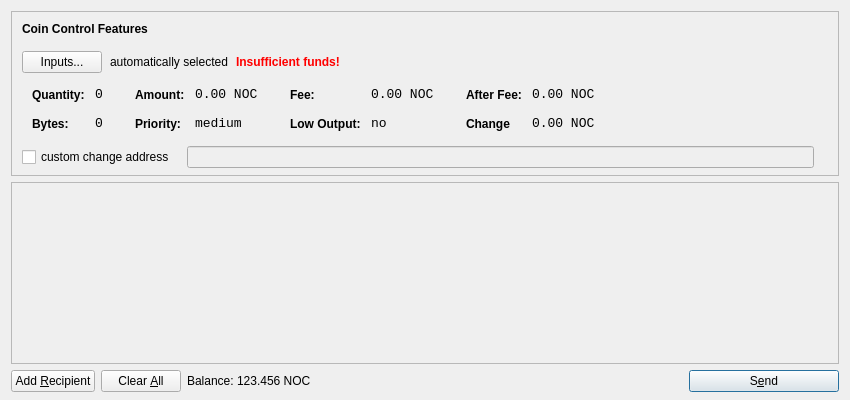
<?xml version="1.0" encoding="UTF-8"?>
<ui version="4.0">
 <class>SendCoinsDialog</class>
 <widget class="QDialog" name="SendCoinsDialog">
  <property name="geometry">
   <rect>
    <x>0</x>
    <y>0</y>
    <width>850</width>
    <height>400</height>
   </rect>
  </property>
  <property name="windowTitle">
   <string>Send Coins</string>
  </property>
  <layout class="QVBoxLayout" name="verticalLayout" stretch="0,1,0">
   <property name="bottomMargin">
    <number>8</number>
   </property>
   <item>
    <widget class="QFrame" name="frameCoinControl">
     <property name="sizePolicy">
      <sizepolicy hsizetype="Expanding" vsizetype="Expanding">
       <horstretch>0</horstretch>
       <verstretch>0</verstretch>
      </sizepolicy>
     </property>
     <property name="maximumSize">
      <size>
       <width>16777215</width>
       <height>16777215</height>
      </size>
     </property>
     <property name="frameShape">
      <enum>QFrame::StyledPanel</enum>
     </property>
     <property name="frameShadow">
      <enum>QFrame::Sunken</enum>
     </property>
     <layout class="QVBoxLayout" name="verticalLayoutCoinControl2">
      <property name="spacing">
       <number>-1</number>
      </property>
      <property name="leftMargin">
       <number>0</number>
      </property>
      <property name="topMargin">
       <number>0</number>
      </property>
      <property name="rightMargin">
       <number>0</number>
      </property>
      <property name="bottomMargin">
       <number>6</number>
      </property>
      <item>
       <layout class="QVBoxLayout" name="verticalLayoutCoinControl" stretch="0,0,0,0,1">
        <property name="spacing">
         <number>0</number>
        </property>
        <property name="leftMargin">
         <number>10</number>
        </property>
        <property name="topMargin">
         <number>10</number>
        </property>
        <item>
         <layout class="QHBoxLayout" name="horizontalLayoutCoinControl1">
          <property name="bottomMargin">
           <number>15</number>
          </property>
          <item>
           <widget class="QLabel" name="labelCoinControlFeatures">
            <property name="sizePolicy">
             <sizepolicy hsizetype="Preferred" vsizetype="Maximum">
              <horstretch>0</horstretch>
              <verstretch>0</verstretch>
             </sizepolicy>
            </property>
            <property name="font">
             <font>
              <weight>75</weight>
              <bold>true</bold>
             </font>
            </property>
            <property name="styleSheet">
             <string notr="true">font-weight:bold;</string>
            </property>
            <property name="text">
             <string>Coin Control Features</string>
            </property>
           </widget>
          </item>
         </layout>
        </item>
        <item>
         <layout class="QHBoxLayout" name="horizontalLayoutCoinControl2" stretch="0,0,0,0">
          <property name="spacing">
           <number>8</number>
          </property>
          <property name="bottomMargin">
           <number>10</number>
          </property>
          <item>
           <widget class="QPushButton" name="pushButtonCoinControl">
            <property name="styleSheet">
             <string notr="true"/>
            </property>
            <property name="text">
             <string>Inputs...</string>
            </property>
           </widget>
          </item>
          <item>
           <widget class="QLabel" name="labelCoinControlAutomaticallySelected">
            <property name="text">
             <string>automatically selected</string>
            </property>
            <property name="margin">
             <number>5</number>
            </property>
           </widget>
          </item>
          <item>
           <widget class="QLabel" name="labelCoinControlInsuffFunds">
            <property name="font">
             <font>
              <weight>75</weight>
              <bold>true</bold>
             </font>
            </property>
            <property name="styleSheet">
             <string notr="true">color:red;font-weight:bold;</string>
            </property>
            <property name="text">
             <string>Insufficient funds!</string>
            </property>
            <property name="margin">
             <number>5</number>
            </property>
           </widget>
          </item>
          <item>
           <spacer name="horizontalSpacerCoinControl">
            <property name="orientation">
             <enum>Qt::Horizontal</enum>
            </property>
            <property name="sizeHint" stdset="0">
             <size>
              <width>40</width>
              <height>1</height>
             </size>
            </property>
           </spacer>
          </item>
         </layout>
        </item>
        <item>
         <widget class="QWidget" name="widgetCoinControl" native="true">
          <property name="sizePolicy">
           <sizepolicy hsizetype="Preferred" vsizetype="Preferred">
            <horstretch>0</horstretch>
            <verstretch>0</verstretch>
           </sizepolicy>
          </property>
          <property name="minimumSize">
           <size>
            <width>0</width>
            <height>0</height>
           </size>
          </property>
          <property name="styleSheet">
           <string notr="true"/>
          </property>
          <layout class="QHBoxLayout" name="horizontalLayoutCoinControl5">
           <property name="margin">
            <number>0</number>
           </property>
           <item>
            <layout class="QHBoxLayout" name="horizontalLayoutCoinControl3" stretch="0,0,0,1">
             <property name="spacing">
              <number>20</number>
             </property>
             <property name="topMargin">
              <number>0</number>
             </property>
             <property name="bottomMargin">
              <number>10</number>
             </property>
             <item>
              <layout class="QFormLayout" name="formLayoutCoinControl1">
               <property name="horizontalSpacing">
                <number>10</number>
               </property>
               <property name="verticalSpacing">
                <number>14</number>
               </property>
               <property name="leftMargin">
                <number>10</number>
               </property>
               <property name="topMargin">
                <number>4</number>
               </property>
               <property name="rightMargin">
                <number>6</number>
               </property>
               <item row="0" column="0">
                <widget class="QLabel" name="labelCoinControlQuantityText">
                 <property name="styleSheet">
                  <string notr="true">font-weight:bold;</string>
                 </property>
                 <property name="text">
                  <string>Quantity:</string>
                 </property>
                 <property name="margin">
                  <number>0</number>
                 </property>
                </widget>
               </item>
               <item row="0" column="1">
                <widget class="QLabel" name="labelCoinControlQuantity">
                 <property name="font">
                  <font>
                   <family>Monospace</family>
                   <pointsize>10</pointsize>
                  </font>
                 </property>
                 <property name="cursor">
                  <cursorShape>IBeamCursor</cursorShape>
                 </property>
                 <property name="contextMenuPolicy">
                  <enum>Qt::ActionsContextMenu</enum>
                 </property>
                 <property name="text">
                  <string>0</string>
                 </property>
                 <property name="margin">
                  <number>0</number>
                 </property>
                 <property name="textInteractionFlags">
                  <set>Qt::LinksAccessibleByMouse|Qt::TextSelectableByKeyboard|Qt::TextSelectableByMouse</set>
                 </property>
                </widget>
               </item>
               <item row="1" column="0">
                <widget class="QLabel" name="labelCoinControlBytesText">
                 <property name="styleSheet">
                  <string notr="true">font-weight:bold;</string>
                 </property>
                 <property name="text">
                  <string>Bytes:</string>
                 </property>
                </widget>
               </item>
               <item row="1" column="1">
                <widget class="QLabel" name="labelCoinControlBytes">
                 <property name="font">
                  <font>
                   <family>Monospace</family>
                   <pointsize>10</pointsize>
                  </font>
                 </property>
                 <property name="cursor">
                  <cursorShape>IBeamCursor</cursorShape>
                 </property>
                 <property name="contextMenuPolicy">
                  <enum>Qt::ActionsContextMenu</enum>
                 </property>
                 <property name="text">
                  <string>0</string>
                 </property>
                 <property name="textInteractionFlags">
                  <set>Qt::LinksAccessibleByMouse|Qt::TextSelectableByKeyboard|Qt::TextSelectableByMouse</set>
                 </property>
                </widget>
               </item>
              </layout>
             </item>
             <item>
              <layout class="QFormLayout" name="formLayoutCoinControl2">
               <property name="horizontalSpacing">
                <number>10</number>
               </property>
               <property name="verticalSpacing">
                <number>14</number>
               </property>
               <property name="leftMargin">
                <number>6</number>
               </property>
               <property name="topMargin">
                <number>4</number>
               </property>
               <property name="rightMargin">
                <number>6</number>
               </property>
               <item row="0" column="0">
                <widget class="QLabel" name="labelCoinControlAmountText">
                 <property name="styleSheet">
                  <string notr="true">font-weight:bold;</string>
                 </property>
                 <property name="text">
                  <string>Amount:</string>
                 </property>
                 <property name="margin">
                  <number>0</number>
                 </property>
                </widget>
               </item>
               <item row="0" column="1">
                <widget class="QLabel" name="labelCoinControlAmount">
                 <property name="font">
                  <font>
                   <family>Monospace</family>
                   <pointsize>10</pointsize>
                  </font>
                 </property>
                 <property name="cursor">
                  <cursorShape>IBeamCursor</cursorShape>
                 </property>
                 <property name="contextMenuPolicy">
                  <enum>Qt::ActionsContextMenu</enum>
                 </property>
                 <property name="text">
                  <string>0.00 NOC</string>
                 </property>
                 <property name="textInteractionFlags">
                  <set>Qt::LinksAccessibleByMouse|Qt::TextSelectableByKeyboard|Qt::TextSelectableByMouse</set>
                 </property>
                </widget>
               </item>
               <item row="1" column="0">
                <widget class="QLabel" name="labelCoinControlPriorityText">
                 <property name="styleSheet">
                  <string notr="true">font-weight:bold;</string>
                 </property>
                 <property name="text">
                  <string>Priority:</string>
                 </property>
                </widget>
               </item>
               <item row="1" column="1">
                <widget class="QLabel" name="labelCoinControlPriority">
                 <property name="font">
                  <font>
                   <family>Monospace</family>
                   <pointsize>10</pointsize>
                  </font>
                 </property>
                 <property name="cursor">
                  <cursorShape>IBeamCursor</cursorShape>
                 </property>
                 <property name="contextMenuPolicy">
                  <enum>Qt::ActionsContextMenu</enum>
                 </property>
                 <property name="text">
                  <string>medium</string>
                 </property>
                 <property name="textInteractionFlags">
                  <set>Qt::LinksAccessibleByMouse|Qt::TextSelectableByKeyboard|Qt::TextSelectableByMouse</set>
                 </property>
                </widget>
               </item>
              </layout>
             </item>
             <item>
              <layout class="QFormLayout" name="formLayoutCoinControl3">
               <property name="horizontalSpacing">
                <number>10</number>
               </property>
               <property name="verticalSpacing">
                <number>14</number>
               </property>
               <property name="leftMargin">
                <number>6</number>
               </property>
               <property name="topMargin">
                <number>4</number>
               </property>
               <property name="rightMargin">
                <number>6</number>
               </property>
               <item row="0" column="0">
                <widget class="QLabel" name="labelCoinControlFeeText">
                 <property name="styleSheet">
                  <string notr="true">font-weight:bold;</string>
                 </property>
                 <property name="text">
                  <string>Fee:</string>
                 </property>
                 <property name="margin">
                  <number>0</number>
                 </property>
                </widget>
               </item>
               <item row="0" column="1">
                <widget class="QLabel" name="labelCoinControlFee">
                 <property name="font">
                  <font>
                   <family>Monospace</family>
                   <pointsize>10</pointsize>
                  </font>
                 </property>
                 <property name="cursor">
                  <cursorShape>IBeamCursor</cursorShape>
                 </property>
                 <property name="contextMenuPolicy">
                  <enum>Qt::ActionsContextMenu</enum>
                 </property>
                 <property name="text">
                  <string>0.00 NOC</string>
                 </property>
                 <property name="textInteractionFlags">
                  <set>Qt::LinksAccessibleByMouse|Qt::TextSelectableByKeyboard|Qt::TextSelectableByMouse</set>
                 </property>
                </widget>
               </item>
               <item row="1" column="0">
                <widget class="QLabel" name="labelCoinControlLowOutputText">
                 <property name="styleSheet">
                  <string notr="true">font-weight:bold;</string>
                 </property>
                 <property name="text">
                  <string>Low Output:</string>
                 </property>
                </widget>
               </item>
               <item row="1" column="1">
                <widget class="QLabel" name="labelCoinControlLowOutput">
                 <property name="font">
                  <font>
                   <family>Monospace</family>
                   <pointsize>10</pointsize>
                  </font>
                 </property>
                 <property name="cursor">
                  <cursorShape>IBeamCursor</cursorShape>
                 </property>
                 <property name="contextMenuPolicy">
                  <enum>Qt::ActionsContextMenu</enum>
                 </property>
                 <property name="text">
                  <string>no</string>
                 </property>
                 <property name="textInteractionFlags">
                  <set>Qt::LinksAccessibleByMouse|Qt::TextSelectableByKeyboard|Qt::TextSelectableByMouse</set>
                 </property>
                </widget>
               </item>
              </layout>
             </item>
             <item>
              <layout class="QFormLayout" name="formLayoutCoinControl4">
               <property name="horizontalSpacing">
                <number>10</number>
               </property>
               <property name="verticalSpacing">
                <number>14</number>
               </property>
               <property name="leftMargin">
                <number>6</number>
               </property>
               <property name="topMargin">
                <number>4</number>
               </property>
               <property name="rightMargin">
                <number>6</number>
               </property>
               <item row="0" column="0">
                <widget class="QLabel" name="labelCoinControlAfterFeeText">
                 <property name="styleSheet">
                  <string notr="true">font-weight:bold;</string>
                 </property>
                 <property name="text">
                  <string>After Fee:</string>
                 </property>
                 <property name="margin">
                  <number>0</number>
                 </property>
                </widget>
               </item>
               <item row="0" column="1">
                <widget class="QLabel" name="labelCoinControlAfterFee">
                 <property name="font">
                  <font>
                   <family>Monospace</family>
                   <pointsize>10</pointsize>
                  </font>
                 </property>
                 <property name="cursor">
                  <cursorShape>IBeamCursor</cursorShape>
                 </property>
                 <property name="contextMenuPolicy">
                  <enum>Qt::ActionsContextMenu</enum>
                 </property>
                 <property name="text">
                  <string>0.00 NOC</string>
                 </property>
                 <property name="textInteractionFlags">
                  <set>Qt::LinksAccessibleByMouse|Qt::TextSelectableByKeyboard|Qt::TextSelectableByMouse</set>
                 </property>
                </widget>
               </item>
               <item row="1" column="0">
                <widget class="QLabel" name="labelCoinControlChangeText">
                 <property name="styleSheet">
                  <string notr="true">font-weight:bold;</string>
                 </property>
                 <property name="text">
                  <string>Change</string>
                 </property>
                </widget>
               </item>
               <item row="1" column="1">
                <widget class="QLabel" name="labelCoinControlChange">
                 <property name="font">
                  <font>
                   <family>Monospace</family>
                   <pointsize>10</pointsize>
                  </font>
                 </property>
                 <property name="cursor">
                  <cursorShape>IBeamCursor</cursorShape>
                 </property>
                 <property name="contextMenuPolicy">
                  <enum>Qt::ActionsContextMenu</enum>
                 </property>
                 <property name="text">
                  <string>0.00 NOC</string>
                 </property>
                 <property name="textInteractionFlags">
                  <set>Qt::LinksAccessibleByMouse|Qt::TextSelectableByKeyboard|Qt::TextSelectableByMouse</set>
                 </property>
                </widget>
               </item>
              </layout>
             </item>
            </layout>
           </item>
          </layout>
         </widget>
        </item>
        <item>
         <layout class="QHBoxLayout" name="horizontalLayoutCoinControl4" stretch="0,0,0">
          <property name="spacing">
           <number>12</number>
          </property>
          <property name="sizeConstraint">
           <enum>QLayout::SetDefaultConstraint</enum>
          </property>
          <property name="topMargin">
           <number>5</number>
          </property>
          <property name="rightMargin">
           <number>5</number>
          </property>
          <item>
           <widget class="QCheckBox" name="checkBoxCoinControlChange">
            <property name="text">
             <string>custom change address</string>
            </property>
           </widget>
          </item>
          <item>
           <widget class="QLineEdit" name="lineEditCoinControlChange">
            <property name="enabled">
             <bool>false</bool>
            </property>
            <property name="sizePolicy">
             <sizepolicy hsizetype="Expanding" vsizetype="Fixed">
              <horstretch>0</horstretch>
              <verstretch>0</verstretch>
             </sizepolicy>
            </property>
           </widget>
          </item>
          <item>
           <widget class="QLabel" name="labelCoinControlChangeLabel">
            <property name="sizePolicy">
             <sizepolicy hsizetype="Preferred" vsizetype="Expanding">
              <horstretch>0</horstretch>
              <verstretch>0</verstretch>
             </sizepolicy>
            </property>
            <property name="minimumSize">
             <size>
              <width>0</width>
              <height>0</height>
             </size>
            </property>
            <property name="text">
             <string/>
            </property>
            <property name="margin">
             <number>3</number>
            </property>
           </widget>
          </item>
         </layout>
        </item>
        <item>
         <spacer name="verticalSpacerCoinControl">
          <property name="orientation">
           <enum>Qt::Vertical</enum>
          </property>
          <property name="sizeHint" stdset="0">
           <size>
            <width>800</width>
            <height>1</height>
           </size>
          </property>
         </spacer>
        </item>
       </layout>
      </item>
     </layout>
    </widget>
   </item>
   <item>
    <widget class="QScrollArea" name="scrollArea">
     <property name="widgetResizable">
      <bool>true</bool>
     </property>
     <widget class="QWidget" name="scrollAreaWidgetContents">
      <property name="geometry">
       <rect>
        <x>0</x>
        <y>0</y>
        <width>830</width>
        <height>165</height>
       </rect>
      </property>
      <layout class="QVBoxLayout" name="verticalLayout_2">
       <property name="margin">
        <number>0</number>
       </property>
       <item>
        <layout class="QVBoxLayout" name="entries">
         <property name="spacing">
          <number>6</number>
         </property>
        </layout>
       </item>
       <item>
        <spacer name="verticalSpacer">
         <property name="orientation">
          <enum>Qt::Vertical</enum>
         </property>
         <property name="sizeHint" stdset="0">
          <size>
           <width>20</width>
           <height>40</height>
          </size>
         </property>
        </spacer>
       </item>
      </layout>
     </widget>
    </widget>
   </item>
   <item>
    <layout class="QHBoxLayout" name="horizontalLayout">
     <item>
      <widget class="QPushButton" name="addButton">
       <property name="toolTip">
        <string>Send to multiple recipients at once</string>
       </property>
       <property name="text">
        <string>Add &amp;Recipient</string>
       </property>
       <property name="icon">
        <iconset resource="../bitcoin.qrc">
         <normaloff>:/icons/add</normaloff>:/icons/add</iconset>
       </property>
       <property name="autoDefault">
        <bool>false</bool>
       </property>
      </widget>
     </item>
     <item>
      <widget class="QPushButton" name="clearButton">
       <property name="sizePolicy">
        <sizepolicy hsizetype="Minimum" vsizetype="Fixed">
         <horstretch>0</horstretch>
         <verstretch>0</verstretch>
        </sizepolicy>
       </property>
       <property name="toolTip">
        <string>Remove all transaction fields</string>
       </property>
       <property name="text">
        <string>Clear &amp;All</string>
       </property>
       <property name="icon">
        <iconset resource="../bitcoin.qrc">
         <normaloff>:/icons/remove</normaloff>:/icons/remove</iconset>
       </property>
       <property name="autoRepeatDelay">
        <number>300</number>
       </property>
       <property name="autoDefault">
        <bool>false</bool>
       </property>
      </widget>
     </item>
     <item>
      <layout class="QHBoxLayout" name="horizontalLayout_2">
       <property name="spacing">
        <number>3</number>
       </property>
       <item>
        <widget class="QLabel" name="label">
         <property name="sizePolicy">
          <sizepolicy hsizetype="Preferred" vsizetype="Fixed">
           <horstretch>0</horstretch>
           <verstretch>0</verstretch>
          </sizepolicy>
         </property>
         <property name="text">
          <string>Balance:</string>
         </property>
        </widget>
       </item>
       <item>
        <widget class="QLabel" name="labelBalance">
         <property name="sizePolicy">
          <sizepolicy hsizetype="Preferred" vsizetype="Fixed">
           <horstretch>0</horstretch>
           <verstretch>0</verstretch>
          </sizepolicy>
         </property>
         <property name="cursor">
          <cursorShape>IBeamCursor</cursorShape>
         </property>
         <property name="text">
          <string>123.456 NOC</string>
         </property>
         <property name="textInteractionFlags">
          <set>Qt::LinksAccessibleByMouse|Qt::TextSelectableByKeyboard|Qt::TextSelectableByMouse</set>
         </property>
        </widget>
       </item>
      </layout>
     </item>
     <item>
      <spacer name="horizontalSpacer">
       <property name="orientation">
        <enum>Qt::Horizontal</enum>
       </property>
       <property name="sizeHint" stdset="0">
        <size>
         <width>40</width>
         <height>20</height>
        </size>
       </property>
      </spacer>
     </item>
     <item>
      <widget class="QPushButton" name="sendButton">
       <property name="minimumSize">
        <size>
         <width>150</width>
         <height>0</height>
        </size>
       </property>
       <property name="toolTip">
        <string>Confirm the send action</string>
       </property>
       <property name="text">
        <string>S&amp;end</string>
       </property>
       <property name="icon">
        <iconset resource="../bitcoin.qrc">
         <normaloff>:/icons/send</normaloff>:/icons/send</iconset>
       </property>
       <property name="default">
        <bool>true</bool>
       </property>
      </widget>
     </item>
    </layout>
   </item>
  </layout>
 </widget>
 <resources>
  <include location="../bitcoin.qrc"/>
 </resources>
 <connections/>
</ui>
